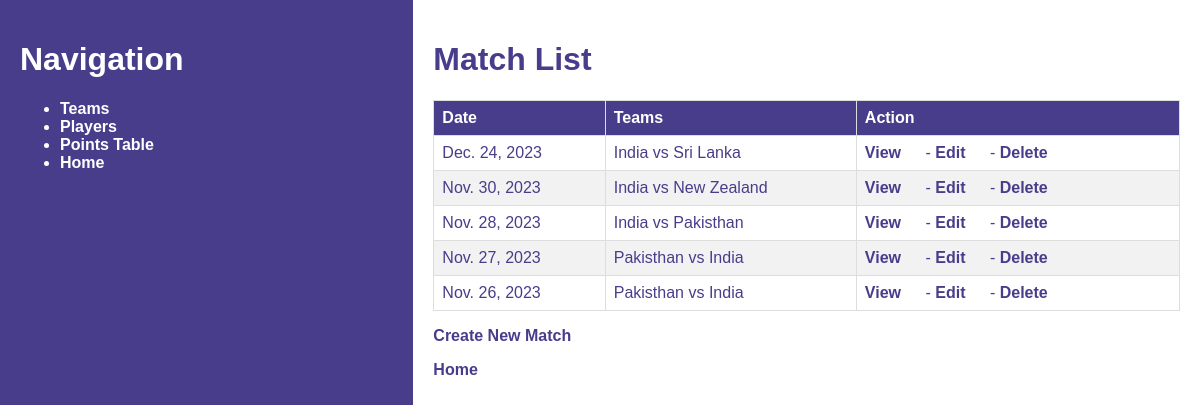
The page /matches/ on the database its author committed.
### cricket_app/models.py (models this page shows, shortened)
class Match(models.Model):
    date = models.DateField()
    team1 = models.ForeignKey(Team, on_delete=models.CASCADE, related_name='team1_matches')
    team2 = models.ForeignKey(Team, on_delete=models.CASCADE, related_name='team2_matches')
    result = models.CharField(max_length=255)

class Team(models.Model):
    name = models.CharField(max_length=255)
    logo = models.ImageField(upload_to='team_logos/', null=True, blank=True)
    def __str__(self):
        return self.name

### cricket_app/views.py (the view)
# urls.py: path('matches/', views.match_list, name='match_list'),
def match_list(request):
    matches = Match.objects.all()
    return render(request, 'match_list.html', {'matches': matches})

### cricket_app/templates/match_list.html (shortened to what this page needs)
<!DOCTYPE html>
<html lang="en">
<head>
</head>
<body>
    <div id="left-frame">
        <h1 style="color:white">Navigation</h1>
        <ul>
            <li><a href="{% url 'team_list' %}" style="color:white">Teams</a></li>
            <li><a href="{% url 'player_list' %}" style="color:white">Players</a></li>
            <li><a href="{% url 'points_table' %}" style="color:white">Points Table</a></li>
            <li><a href="{% url 'home' %}" style="color:white">Home</a></li>
        </ul>
    </div>
    <div id="right-frame">
        <h1>Match List</h1>
        <table>
            <thead>
                <tr>
                    <th>Date</th>
                    <th>Teams</th>
                    <th>Action</th>
                </tr>
            </thead>
            <tbody>
                {% for match in matches|dictsortreversed:"date" %}
                    <tr>
                        <td>{{ match.date }}</td>
                        <td>{{ match.team1 }} vs {{ match.team2 }}</td>
                        <td>
                            <a href="{% url 'match_detail' pk=match.pk %}" style="color:#483d8b">View</a> -
                            <a href="{% url 'match_edit' pk=match.pk %}" style="color:#483d8b">Edit</a> -
                            <a href="{% url 'match_delete' pk=match.pk %}" style="color:#483d8b">Delete</a>
                        </td>
                    </tr>
                {% endfor %}
            </tbody>
        </table>
        <p><a href="{% url 'match_create' %}" style="color:#483d8b">Create New Match</a></p>
        <p><a href="{% url 'home' %}" style="color:#483d8b">Home</a></p>
    </div>
</body>
</html>

### cricket_app/templates/match_list.html (style rules this page uses)
body { margin: 0; padding: 0; display: flex; height: 100vh; font-family: 'Arial', sans-serif; }
#left-frame { flex: 1; background-color: #483d8b; color: white; padding: 20px; width:20%; height: 100%; }
#right-frame { flex: 2; background-color: white; color: #483d8b; padding: 20px; height: 100%; overflow-y: auto; }
h1 { color: #483d8b; }
p { margin-bottom: 10px; }
a { color: #483d8b; text-decoration: none; font-weight: bold; margin-right: 20px; font-size: 16px; }
table { width: 100%; border-collapse: collapse; margin-top: 20px; }
th, td { border: 1px solid #ddd; padding: 8px; text-align: left; }
th { background-color: #483d8b; color: white; }
tr:nth-child(even) { background-color: #f2f2f2; }

### rows shown on the page
Match: date "Dec. 24, 2023", team1 "India", team2 "Sri Lanka"
Match: date "Nov. 30, 2023", team1 "India", team2 "New Zealand"
Match: date "Nov. 28, 2023", team1 "India", team2 "Pakisthan"
Match: date "Nov. 27, 2023", team1 "Pakisthan", team2 "India"
Match: date "Nov. 26, 2023", team1 "Pakisthan", team2 "India"
